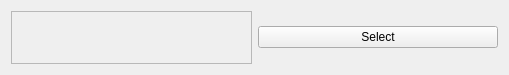
<?xml version="1.0" encoding="UTF-8"?>
<ui version="4.0">
 <class>ColorSelectorWidget</class>
 <widget class="QWidget" name="ColorSelectorWidget">
  <property name="geometry">
   <rect>
    <x>0</x>
    <y>0</y>
    <width>509</width>
    <height>75</height>
   </rect>
  </property>
  <property name="windowTitle">
   <string>Form</string>
  </property>
  <layout class="QHBoxLayout" name="horizontalLayout">
   <item>
    <widget class="QFrame" name="colorFrame">
     <property name="autoFillBackground">
      <bool>true</bool>
     </property>
     <property name="frameShape">
      <enum>QFrame::StyledPanel</enum>
     </property>
     <property name="frameShadow">
      <enum>QFrame::Raised</enum>
     </property>
    </widget>
   </item>
   <item>
    <widget class="QPushButton" name="pushButton">
     <property name="sizePolicy">
      <sizepolicy hsizetype="Preferred" vsizetype="Fixed">
       <horstretch>0</horstretch>
       <verstretch>0</verstretch>
      </sizepolicy>
     </property>
     <property name="text">
      <string>Select</string>
     </property>
    </widget>
   </item>
  </layout>
 </widget>
 <resources/>
 <connections>
  <connection>
   <sender>pushButton</sender>
   <signal>clicked()</signal>
   <receiver>ColorSelectorWidget</receiver>
   <slot>selectColor()</slot>
   <hints>
    <hint type="sourcelabel">
     <x>359</x>
     <y>42</y>
    </hint>
    <hint type="destinationlabel">
     <x>333</x>
     <y>10</y>
    </hint>
   </hints>
  </connection>
 </connections>
 <slots>
  <slot>selectColor()</slot>
 </slots>
</ui>
